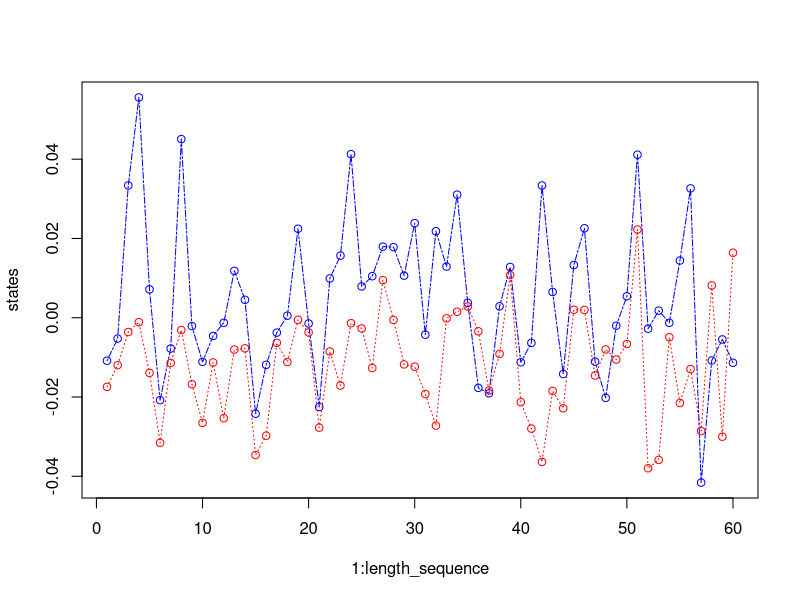

Source code (R):
# Illustrating a Gaussian HMM model when estimating the filter means using
# sequential importance sampling.

# Y_n = X_n + S e_n
# X_n+1 = A*X_n + R*eps_n+1
# X_0 = R / (1 - A^2) * eps_0 where
# e_n and eps_n is Gaussian WN.
# We will estimate the filter means tau_n = E(X_n | Y_0:n = y_0:n)

# Instance model constants
A <- 1/5
R <- 1/50
S <- 1/100
n_samples <- 5000

length_sequence <- 60

sample_particles <- function(n_samples, particles, A, R) {
    A*particles + R*rnorm(n=n_samples)
}

weight_update_function <- function(observation, particle, S) {
    pnorm(q = observation, mean = particle, sd = S)
}

generate_observations <- function(states, S) {
    states + S*rnorm(n=length(states))
}

# Initiate states and observations
states <- replicate(expr=0, n=length_sequence)
states[1] <- R * (1 / (1 - A**2)) * rnorm(n=1)
for (i in 2:length_sequence) {
    states[i] <- sample_particles(1, states[i-1], A, R)
}
observations <- generate_observations(states, S)

# Initiate particles and estimates
taus <- replicate(expr=0, n=length_sequence)
particles <- R * (1 / (1 - A**2)) * rnorm(n=n_samples)
w <- weight_update_function(observations[1], particles, S)
taus[1] <- sum(w*particles) / sum(w)

for (k in 1:length_sequence-1) {
    particles <- sample_particles(n_samples, particles, A, R)
    w <- w*weight_update_function(
        observations[k+1], particles, S)
    taus[k+1] <- sum(particles*w) / sum(w)
}
taus
states

plot(1:length_sequence, states, type='l', lty=6, col='blue')
points(1:length_sequence, states , col='blue')
points(1:length_sequence, taus, type='l', lty=3, col='red')
points(1:length_sequence, taus , col='red')
